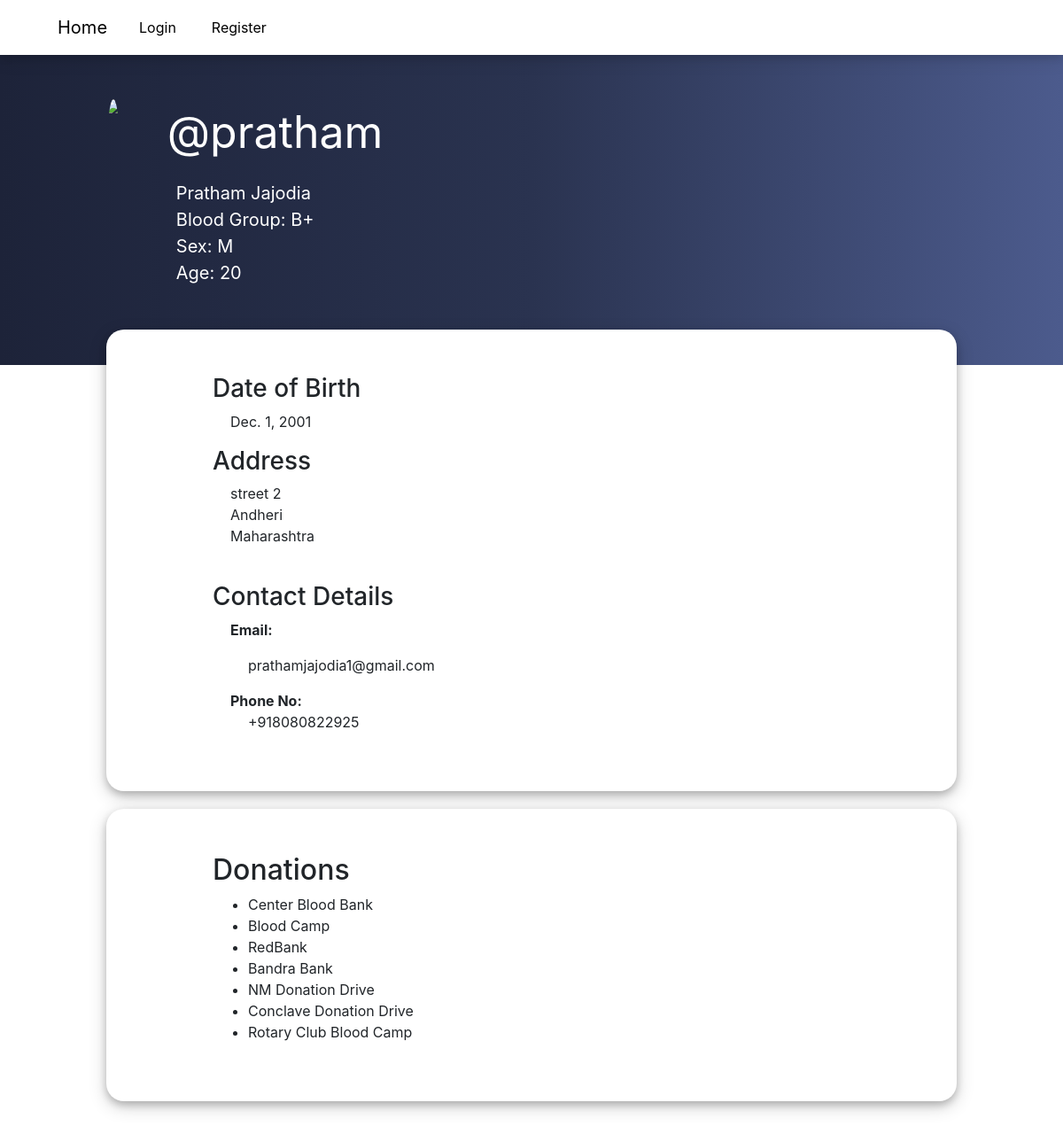
The page /profile/pratham on the database its author committed.
### donate/models.py (models this page shows, shortened)
class User(AbstractUser):
    gender_choice = [
        ("M", "Male"),
        ("F", "Female"),
        ("O", "Other")
    ]
    is_hospital = models.BooleanField(default = False)
    street = models.CharField (max_length=64)
    city = models.CharField (max_length=64)
    state = models.CharField (max_length=64)
    phone_no = models.CharField(max_length=15, validators=[validate_international_phonenumber], unique=True)
    dob = models.DateField(auto_now_add=False, blank=True, null=True)
    blood_type = models.CharField(choices=unit_choices, max_length=64, blank=True)
    gender = models.CharField(choices=gender_choice, max_length=1, blank=True)
    requests = models.ManyToManyField("User", blank=True, through="BloodRequest")

class DonationPlace(models.Model):
    name = models.CharField(max_length=64,unique=True)
    street = models.CharField (max_length=64)
    city = models.CharField (max_length=64)
    state = models.CharField (max_length=64)
    phone_no = models.CharField(max_length=15, validators=[validate_international_phonenumber], unique=True)
    donors = models.ManyToManyField(User, blank=True, related_name="donations")

### donate/views.py (the view)
# urls.py: path("profile/<str:name>", views.profile, name="profile"),
def profile(request, name):
    user = User.objects.get(username=name)
    donations = user.donations.all()
    today = date.today()
    age = 0
    if user.is_hospital == False:
        age = today.year - user.dob.year - ((today.month, today.day) < (user.dob.month, user.dob.day))
    return render(request, "donate/profile.html", {
        "donations": donations,
        "user1": user,
        "age": age
    })

### donate/templates/donate/profile.html (shortened to what this page needs)
{% extends "donate/layout.html" %}
{%load static%}
{% block stylelink %} <link href="{% static 'donate/profile.css' %}" rel="stylesheet"> {% endblock %}
{% block body %}
<div class="profilecontainer">
    {% if user1.is_hospital == False %}
        <div class="top top_d">
    {% else %}
        <div class="top top_h">
    {% endif %}
        <br>
            {% if user1.is_hospital == False %}
                <img src="https://image.freepik.com/free-vector/people-donating-blood-background-flat-design_23-2148257793.jpg">
            {% else %}
                <img src="https://image.freepik.com/free-vector/hospital-building-ambulance_260807-282.jpg">
            {% endif %}
            <div>
                <p id="username">@{{ user1.username }}</p>
                {% if user1.is_hospital == False %}
                    <div id="name">{{ user1.first_name }} {{ user1.last_name }}</div>
                    <div id="group">Blood Group: {{ user1.blood_type }}</div>
                    <div id="gender">Sex: {{ user1.gender }}</div>
                    <div id="age">Age: {{age}} </div>
                {% endif %}
            </div>
        </div>
    <div class="bottom">
        {% if user1.is_hospital == False %}
            <h3>Date of Birth</h3>
            <p  style="padding-left: 20px">
                {{ user1.dob }}
            <br>
        {% endif %}
        <h3>Address</h3>
        <p  style="padding-left: 20px">
            {{ user1.street }} <br> {{ user1.city }} <br> {{ user1.state }}
        </p>
        <br>
        <h3>Contact Details</h3>
        <p style="padding-left: 20px">
            <strong>Email: </strong>  <p style="padding-left:40px "> {{ user1.email }}<br> </p>
            <strong  style="padding-left: 20px">Phone No:</strong> <br> <p style="padding-left:40px "> {{ user1.phone_no }} </p>
        </p>
    </div>
    {% if user1.is_hospital == False %}
        <div class="bottom">
            <h2>Donations</h2>
            <ul>
                {% for donation in donations %}
                    <li>{{ donation.name }} </li>
                {% empty %}
                    <li>No Entries Found</li>
                {% endfor %}
            </ul>
        </div>
    {% endif %}
</div>
{% endblock %}

### donate/static/donate/profile.css (style rules this page uses)
.profilecontainer { background-size: contain; }
.top { background: -webkit-gradient(linear, left top, right top, color-stop(0%,#1D2339), color-stop(50%,#2A3350), color-stop(100%,#4C5B8D )); color: white; padding: 50px 2% 50px 10%; display: flex; z-index: -1; flex-flow: row wrap; }
.top_d { height: 350px; }
.top > img { border-radius: 50%; height: 150px; margin-right: 5% ; }
#username { font-size: 50px; }
#name, #group, #gender, #age { padding-left: 10px; font-size: 20px; }
.bottom { border-radius: 20px; box-shadow: 0 4px 8px 0 rgba(0, 0, 0, 0.2), 0 6px 20px 0 rgba(0, 0, 0, 0.19); padding: 50px 2% 50px 10%; z-index: 1; margin: -40px 10% 60px 10%; background-color: white; }

### rows shown on the page
User: username "pratham", first_name "Pratham", last_name "Jajodia", blood_type "B+", gender "M", dob "Dec. 1, 2001", street "street 2", city "Andheri", state "Maharashtra", email "prathamjajodia1@gmail.com", phone_no "+918080822925"
DonationPlace: name "Center Blood Bank"
DonationPlace: name "Blood Camp"
DonationPlace: name "RedBank"
DonationPlace: name "Bandra Bank"
DonationPlace: name "NM Donation Drive"
DonationPlace: name "Conclave Donation Drive"
DonationPlace: name "Rotary Club Blood Camp"

### other values the page prints
{{ age }} "20"
